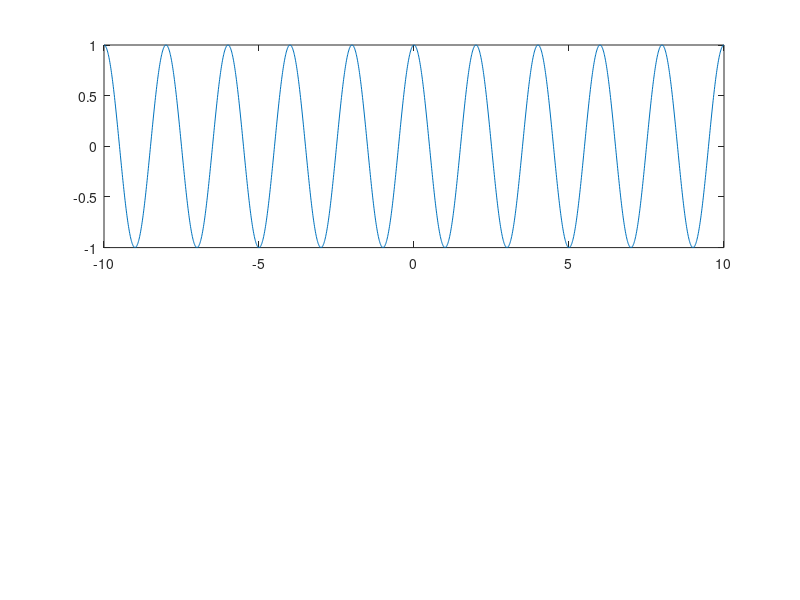

Reproduce this figure in MATLAB. (Note: this script raises an error after producing the figure.)
%%  3.2 AM-Modulation
% Idealer Modulator
%..
%..
k = -10:0.01:10;    %Vektor k

w_s = 2*pi*50;  %Hz cut-off frequency
w_c = 2*pi*1e3;    % träger-Frequenz
T_a = (2*pi/w_s)/2;    %Abtastperiode
A = 1;  %Amplitude des Trägers
phi = 0;    %Phase des trägers

s_kTa = cos(w_s.*k*T_a);    %Quellensignal s(t)=cos(w_s*t)
m_kTa = A*cos(w_c.*k*T_a + phi);  %Trägersignal der das Quellensignal zu hohen Frequenzen trägt m(t) = A*cos(w_c*t + phi)
X_kTa = s_kTa.*m_kTa;    %moduliertes Signal x_(t) durch ein einfacher idealer modulator

%Generierung von s(t) und x(t) mit deren hüllkurven
subplot(2,1,1);
plot(k,s_kTa, 'DisplayName', 's(t)');
[up,lo]=envelope(s_kTa,100,'analytic');
hold on
plot(k,up, '--', 'linewidth', 1.5, 'DisplayName', 'Pos envelope')
plot(k,lo, '--', 'linewidth', 1.5, 'DisplayName', 'Neg envelope')
xlabel('t[sec]')
ylabel('Amplitude[Volt]')
legend;
grid on;
hold off

subplot(2,1,2);
plot(k,X_kTa, 'DisplayName', 'Xam(t)');
[up2,lo2]=envelope(X_kTa,100,'analytic');
hold on
plot(k,up, '--', 'linewidth', 1.5, 'DisplayName', 'Pos envelope')
plot(k,lo, '--', 'linewidth', 1.5, 'DisplayName', 'Neg envelope')
xlabel('t[sec]')
ylabel('Amplitude[Volt]')
legend;
grid on;
hold off
grid on;




